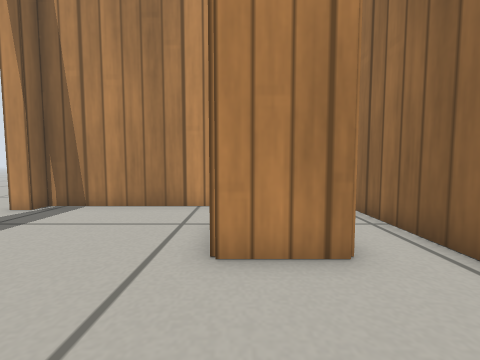
View 1 (above)

12 first-person views from a walk through a world built for the Gazebo simulator. The camera is 0.32 m above the floor, tilts 4° down and sees 90° across. The floor is counted in squares, 0.2 m on a side. Each view is taken from the middle of a square. On the plan, view 1 faces up. The plan holds only what a view shows up to about 13 squares ahead; the rest is blank. Simple patterns stand in for the simulator's built-in surfaces.

View 2
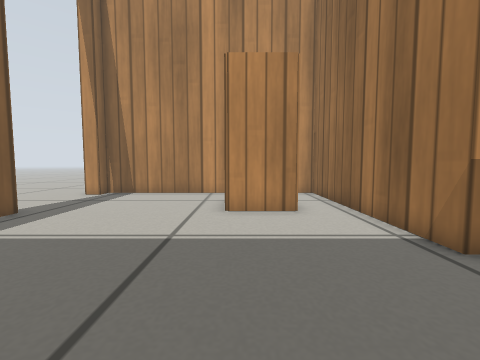

View 3
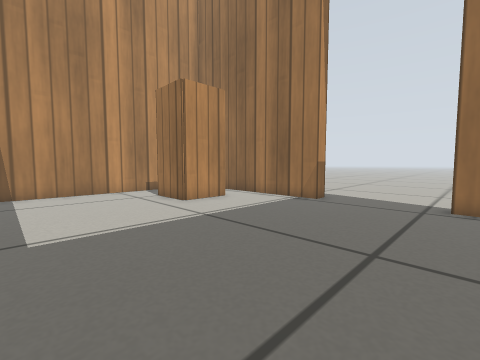

View 4
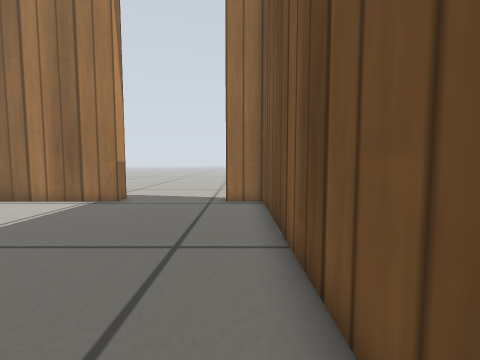

View 5
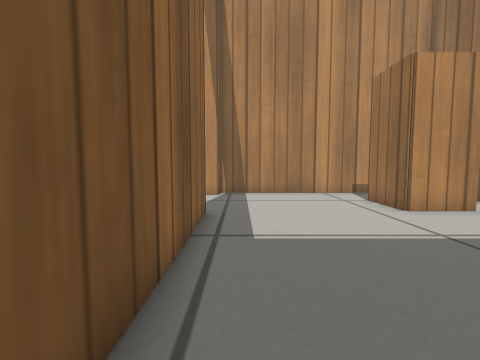

View 6
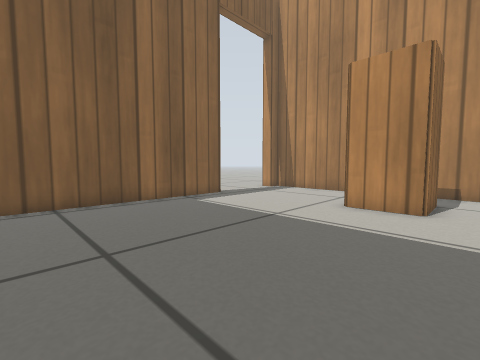

View 7
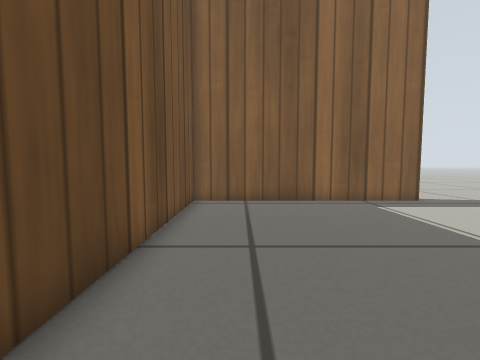

View 8
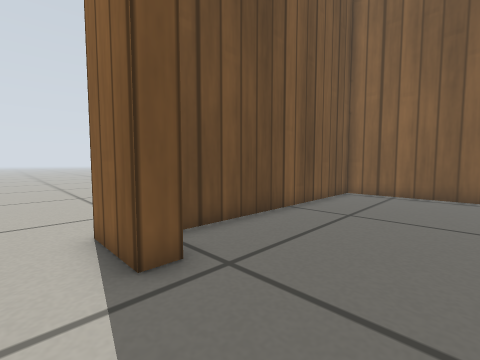

View 9
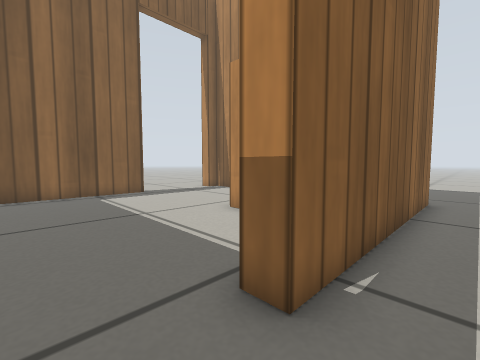

View 10
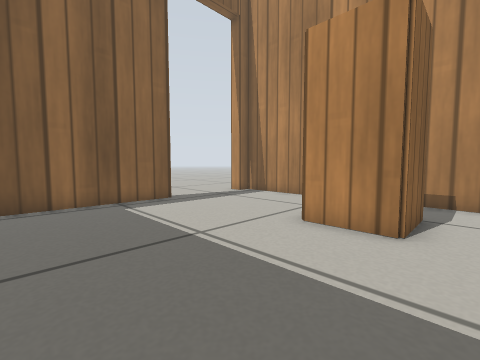

View 11
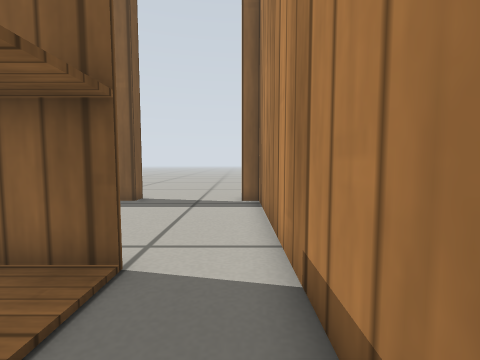

View 12
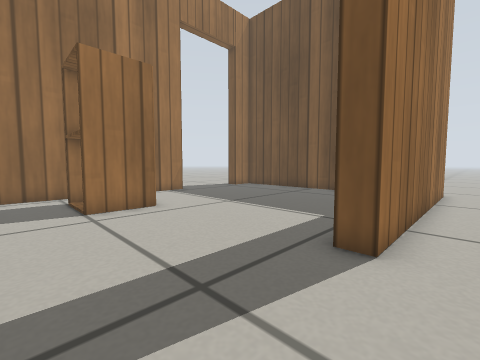

### Floor plan
Points are (right, up) in squares from view 1. A wall is a line through its corners. A room is listed if a view was taken in it or the views show most of it. See-through windows are left out.
Room 1 (views 1, 2, 3, 4, 5, 6, 7, 10, 11)
walls: (-7.1, 3.6) (-7.1, -5.9) (3.9, -5.9) (3.9, -4.4); (3.9, 0.1) (3.9, 8.8) (-7.1, 8.8) (-7.1, 8.1)
ways out: open door at (-7.5, 6) to room 2; open door at (4.4, -2.2) to room 2
objects: cabinet (0, 4) to (2, 6)
Room 2 (views 8, 9, 12)
walls: (4.7, 9.6) (4.7, 0.1) (3.9, 0.1); (-7.8, -6.7) (-7.8, 3.6)
ways out: open door at (-7.5, 6) to room 1; open door at (4.4, -2.2) to room 1; opening at (-9, -6); opening at (6, -5)

Positions as (right, up) in squares from view 1, and headings:
1: (0, 0), facing up
2: (0, -4), facing up
3: (-6, -5), facing up-right
4: (-6, -5), facing right
5: (-6, -4), facing up
6: (3, -5), facing up-left
7: (3, -4), facing left
8: (6, -1), facing down-left
9: (6, -2), facing up-left
10: (3, -2), facing up-left
11: (3, 8), facing left
12: (-9, 8), facing down-right
